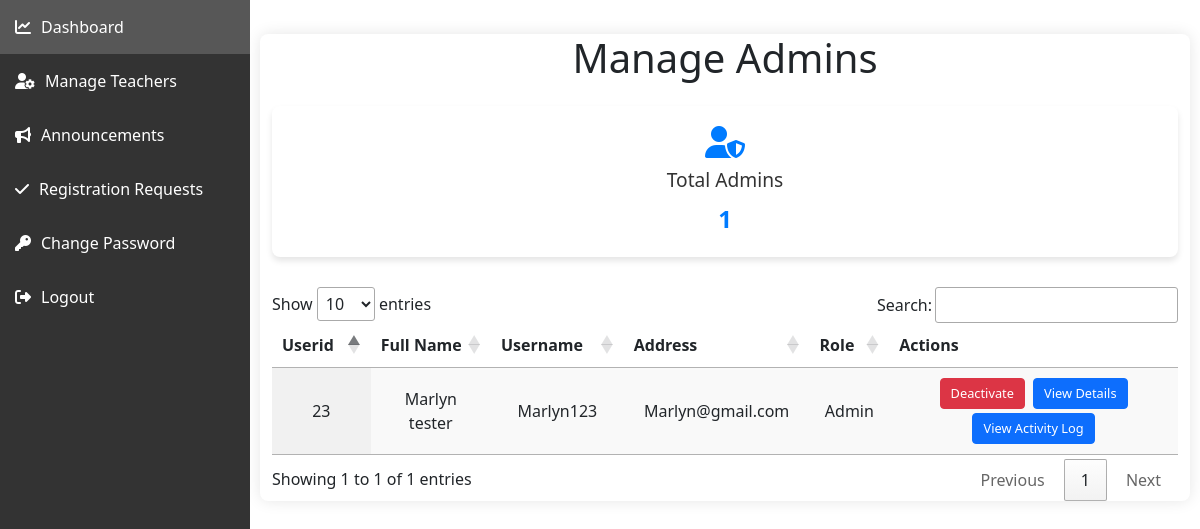
The page /Home/admin_list.php (signed in) on the database its author committed.
### tables this page shows
CREATE TABLE `user` (
  `userid` int(11) NOT NULL,
  `name` varchar(36) NOT NULL,
  `username` varchar(36) NOT NULL,
  `address` varchar(36) NOT NULL,
  `role` varchar(36) NOT NULL,
  `security_question` int(11) DEFAULT NULL,
  `security_answer` varchar(255) DEFAULT NULL,
  `status` enum('pending','approved','rejected') DEFAULT 'pending',
  `security_question_id` int(11) DEFAULT NULL,
  `hashed_password` varchar(255) DEFAULT NULL,
  `handled_subjects` int(11) DEFAULT 0,
  `handled_sections` int(11) DEFAULT 0
);

### Home/admin_list.php (the view, shortened to what this page needs)
<?php
include_once("../LoginRegisterAuthentication/connection.php");
include_once("headeradmin.php");
$currentUserId = $_SESSION['userid'];
$query = "SELECT * FROM user WHERE role = 'Admin' AND userid != 12 AND status = 'approved' AND userid != $currentUserId";
$result = mysqli_query($connection, $query);
?>
<!DOCTYPE html>
<html lang="en">
<head>
    <link rel="stylesheet" href="https://cdn.datatables.net/1.12.1/css/jquery.dataTables.min.css">
    <link rel="stylesheet" href="https://cdn.jsdelivr.net/npm/bootstrap@5.3.3/dist/css/bootstrap.min.css">
    <link rel="stylesheet" href="https://cdnjs.cloudflare.com/ajax/libs/font-awesome/6.1.1/css/all.min.css">
</head>
<body>
    <div class="container">
        <h1 class="my-4">Manage Admins</h1>
        <div class="dashboard-cards">
            <div class="dashboard-card">
                <i class="fas fa-user-shield"></i>
                <h3>Total Admins</h3>
                <p><?php echo mysqli_num_rows($result); ?></p>
            </div>
        </div>
        <div class="table-container">
            <table id="adminTable" class="display">
                <thead>
                    <tr>
                        <th>Userid</th>
                        <th>Full Name</th>
                        <th>Username</th>
                        <th>Address</th>
                        <th>Role</th>
                        <th>Actions</th>
                    </tr>
                </thead>
                <tbody>
                    <?php while ($row = mysqli_fetch_assoc($result)): ?>
                        <tr>
                            <td><?php echo htmlspecialchars($row['userid']); ?></td>
                            <td><?php echo htmlspecialchars($row['name']); ?></td>
                            <td><?php echo htmlspecialchars($row['username']); ?></td>
                            <td><?php echo htmlspecialchars($row['address']); ?></td>
                            <td><?php echo htmlspecialchars($row['role']); ?></td>
                            <td>
                                <?php if ($row['status'] == 'approved'): ?>
                                    <form method="POST" class="d-inline">
                                        <button type="submit" name="deactivate" class="btn btn-danger btn-sm action-btn" onclick="return confirm('Are you sure you want to deactivate this account?');">Deactivate</button>
                                    </form>
                                <?php endif; ?>
                                <a href="admin_details.php?id=<?php echo htmlspecialchars($row['userid']); ?>" class="btn btn-primary btn-sm action-btn">View Details</a>
                                <a href="activity_logs.php?id=<?php echo htmlspecialchars($row['userid']); ?>" class="btn btn-primary btn-sm action-btn">View Activity Log</a>
                            </td>
                        </tr>
                    <?php endwhile; ?>
                </tbody>
            </table>
        </div>
    </div>
</body>
</html>

### Home/headeradmin.php (style rules this page uses)
body { font-family: 'Poppins', sans-serif; background-color: #f5f5f5; }
.dashboard-cards { display: flex; justify-content: space-around; margin-top: 20px; }

### Home/admin_list.php (style rules this page uses)
.action-btn { margin: 2px; padding: 5px 10px; font-size: 0.8em; }
.dashboard-cards { display: flex; flex-wrap: wrap; gap: 20px; margin-bottom: 30px; }
.dashboard-card { background-color: #fff; border-radius: 8px; box-shadow: 0 4px 6px rgba(0, 0, 0, 0.1); padding: 20px; flex: 1 1 200px; text-align: center; transition: transform 0.3s ease; }
.dashboard-card i { font-size: 2em; margin-bottom: 10px; color: #007bff; }
.dashboard-card h3 { margin: 0; font-size: 1.2em; color: #333; }
.dashboard-card p { font-size: 1.5em; font-weight: bold; margin: 10px 0 0; color: #007bff; }

### rows shown on the page
user: userid "23", name "Marlyn tester", username "Marlyn123", address "Marlyn@gmail.com", role "Admin"

### other values the page prints
mysqli_num_rows($result) "1"
